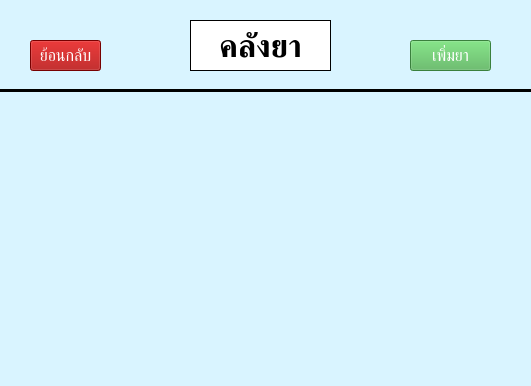
<?xml version="1.0" encoding="UTF-8"?>
<ui version="4.0">
 <class>drug_List</class>
 <widget class="QMainWindow" name="drug_List">
  <property name="geometry">
   <rect>
    <x>0</x>
    <y>0</y>
    <width>531</width>
    <height>386</height>
   </rect>
  </property>
  <property name="windowTitle">
   <string>คลังยา</string>
  </property>
  <property name="styleSheet">
   <string notr="true">background-color: rgb(217, 244, 255)</string>
  </property>
  <widget class="QWidget" name="centralwidget">
   <widget class="Line" name="line">
    <property name="geometry">
     <rect>
      <x>-10</x>
      <y>80</y>
      <width>551</width>
      <height>20</height>
     </rect>
    </property>
    <property name="frameShadow">
     <enum>QFrame::Plain</enum>
    </property>
    <property name="lineWidth">
     <number>3</number>
    </property>
    <property name="orientation">
     <enum>Qt::Horizontal</enum>
    </property>
   </widget>
   <widget class="QLabel" name="label">
    <property name="geometry">
     <rect>
      <x>190</x>
      <y>20</y>
      <width>141</width>
      <height>51</height>
     </rect>
    </property>
    <property name="font">
     <font>
      <pointsize>24</pointsize>
      <weight>75</weight>
      <bold>true</bold>
     </font>
    </property>
    <property name="styleSheet">
     <string notr="true">background-color: rgb(255, 255, 255);</string>
    </property>
    <property name="frameShape">
     <enum>QFrame::Box</enum>
    </property>
    <property name="lineWidth">
     <number>1</number>
    </property>
    <property name="text">
     <string>คลังยา</string>
    </property>
    <property name="textFormat">
     <enum>Qt::AutoText</enum>
    </property>
    <property name="scaledContents">
     <bool>false</bool>
    </property>
    <property name="alignment">
     <set>Qt::AlignCenter</set>
    </property>
    <property name="wordWrap">
     <bool>true</bool>
    </property>
   </widget>
   <widget class="QPushButton" name="add_back_pushButton">
    <property name="geometry">
     <rect>
      <x>30</x>
      <y>40</y>
      <width>71</width>
      <height>31</height>
     </rect>
    </property>
    <property name="font">
     <font>
      <pointsize>12</pointsize>
     </font>
    </property>
    <property name="styleSheet">
     <string notr="true">color: rgb(255, 255, 255);
background-color: rgb(166, 0, 0)</string>
    </property>
    <property name="text">
     <string>ย้อนกลับ</string>
    </property>
   </widget>
   <widget class="QPushButton" name="add_pushButton">
    <property name="geometry">
     <rect>
      <x>410</x>
      <y>40</y>
      <width>81</width>
      <height>31</height>
     </rect>
    </property>
    <property name="font">
     <font>
      <pointsize>12</pointsize>
     </font>
    </property>
    <property name="styleSheet">
     <string notr="true">color: rgb(255, 255, 255);
background-color: rgb(81, 179, 85);</string>
    </property>
    <property name="text">
     <string>เพิ่มยา</string>
    </property>
   </widget>
  </widget>
 </widget>
 <resources/>
 <connections/>
</ui>
